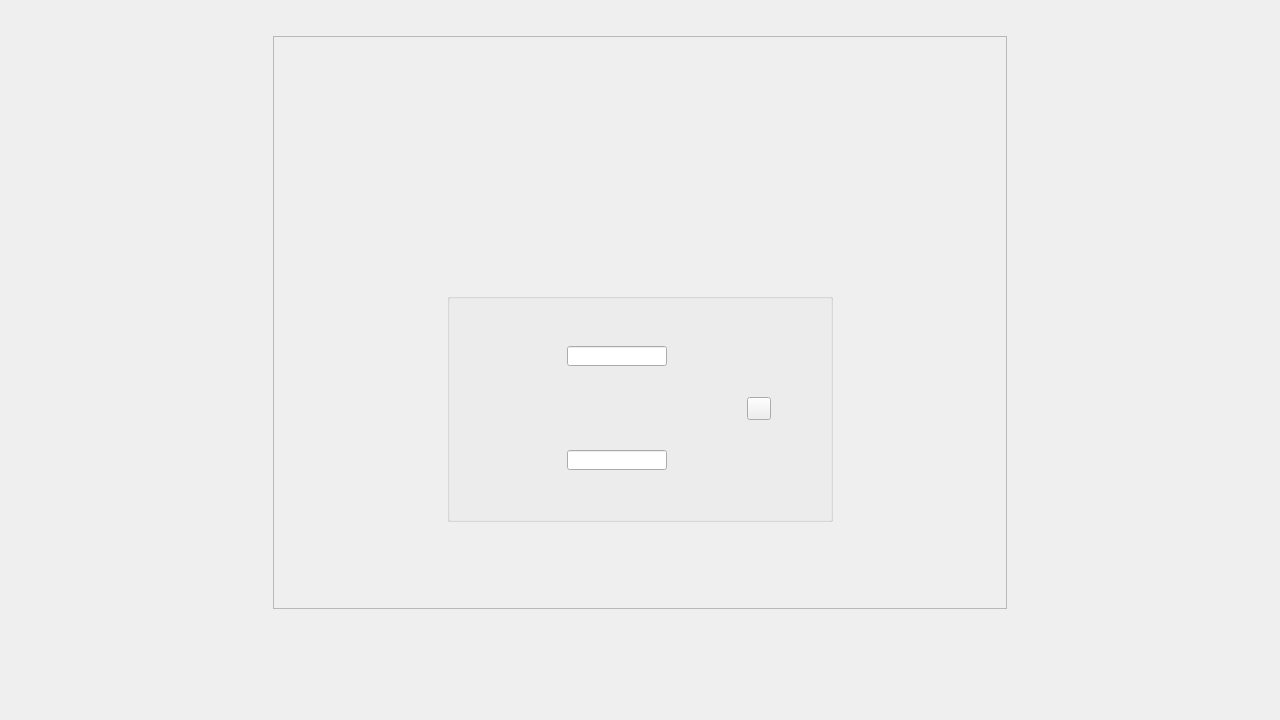
<?xml version="1.0" encoding="UTF-8"?>
<ui version="4.0">
 <class>Form</class>
 <widget class="QWidget" name="Form">
  <property name="geometry">
   <rect>
    <x>0</x>
    <y>0</y>
    <width>1280</width>
    <height>720</height>
   </rect>
  </property>
  <property name="minimumSize">
   <size>
    <width>1280</width>
    <height>720</height>
   </size>
  </property>
  <property name="windowTitle">
   <string>Form</string>
  </property>
  <layout class="QGridLayout" name="gridLayout_4">
   <property name="spacing">
    <number>0</number>
   </property>
   <item row="2" column="3">
    <spacer name="horizontalSpacer_2">
     <property name="orientation">
      <enum>Qt::Horizontal</enum>
     </property>
     <property name="sizeType">
      <enum>QSizePolicy::Expanding</enum>
     </property>
     <property name="sizeHint" stdset="0">
      <size>
       <width>40</width>
       <height>20</height>
      </size>
     </property>
    </spacer>
   </item>
   <item row="0" column="1" colspan="2">
    <spacer name="verticalSpacer">
     <property name="orientation">
      <enum>Qt::Vertical</enum>
     </property>
     <property name="sizeType">
      <enum>QSizePolicy::Fixed</enum>
     </property>
     <property name="sizeHint" stdset="0">
      <size>
       <width>20</width>
       <height>25</height>
      </size>
     </property>
    </spacer>
   </item>
   <item row="5" column="1" colspan="2">
    <spacer name="verticalSpacer_2">
     <property name="orientation">
      <enum>Qt::Vertical</enum>
     </property>
     <property name="sizeType">
      <enum>QSizePolicy::Fixed</enum>
     </property>
     <property name="sizeHint" stdset="0">
      <size>
       <width>734</width>
       <height>100</height>
      </size>
     </property>
    </spacer>
   </item>
   <item row="2" column="1">
    <widget class="QFrame" name="main_frame">
     <property name="frameShape">
      <enum>QFrame::StyledPanel</enum>
     </property>
     <property name="frameShadow">
      <enum>QFrame::Raised</enum>
     </property>
     <layout class="QGridLayout" name="gridLayout">
      <property name="spacing">
       <number>0</number>
      </property>
      <item row="2" column="0" colspan="3">
       <spacer name="verticalSpacer_7">
        <property name="orientation">
         <enum>Qt::Vertical</enum>
        </property>
        <property name="sizeType">
         <enum>QSizePolicy::Fixed</enum>
        </property>
        <property name="sizeHint" stdset="0">
         <size>
          <width>20</width>
          <height>30</height>
         </size>
        </property>
       </spacer>
      </item>
      <item row="1" column="0" colspan="3">
       <layout class="QHBoxLayout" name="horizontalLayout">
        <property name="spacing">
         <number>0</number>
        </property>
        <item>
         <spacer name="horizontalSpacer_3">
          <property name="orientation">
           <enum>Qt::Horizontal</enum>
          </property>
          <property name="sizeHint" stdset="0">
           <size>
            <width>40</width>
            <height>20</height>
           </size>
          </property>
         </spacer>
        </item>
        <item>
         <widget class="QLabel" name="logo_label">
          <property name="sizePolicy">
           <sizepolicy hsizetype="Fixed" vsizetype="Fixed">
            <horstretch>0</horstretch>
            <verstretch>0</verstretch>
           </sizepolicy>
          </property>
          <property name="minimumSize">
           <size>
            <width>100</width>
            <height>100</height>
           </size>
          </property>
          <property name="text">
           <string/>
          </property>
          <property name="scaledContents">
           <bool>true</bool>
          </property>
          <property name="alignment">
           <set>Qt::AlignCenter</set>
          </property>
         </widget>
        </item>
        <item>
         <spacer name="horizontalSpacer_4">
          <property name="orientation">
           <enum>Qt::Horizontal</enum>
          </property>
          <property name="sizeHint" stdset="0">
           <size>
            <width>40</width>
            <height>20</height>
           </size>
          </property>
         </spacer>
        </item>
       </layout>
      </item>
      <item row="3" column="1">
       <widget class="QGroupBox" name="group_box">
        <property name="sizePolicy">
         <sizepolicy hsizetype="Fixed" vsizetype="Fixed">
          <horstretch>0</horstretch>
          <verstretch>0</verstretch>
         </sizepolicy>
        </property>
        <property name="minimumSize">
         <size>
          <width>20</width>
          <height>20</height>
         </size>
        </property>
        <property name="title">
         <string/>
        </property>
        <property name="alignment">
         <set>Qt::AlignCenter</set>
        </property>
        <layout class="QGridLayout" name="gridLayout_2">
         <property name="spacing">
          <number>0</number>
         </property>
         <item row="1" column="0">
          <layout class="QHBoxLayout" name="horizontal_layout">
           <property name="spacing">
            <number>0</number>
           </property>
           <item>
            <spacer name="horizontalSpacer_5">
             <property name="orientation">
              <enum>Qt::Horizontal</enum>
             </property>
             <property name="sizeType">
              <enum>QSizePolicy::Fixed</enum>
             </property>
             <property name="sizeHint" stdset="0">
              <size>
               <width>108</width>
               <height>20</height>
              </size>
             </property>
            </spacer>
           </item>
           <item>
            <layout class="QVBoxLayout" name="vertical_layout">
             <property name="spacing">
              <number>0</number>
             </property>
             <item>
              <spacer name="verticalSpacer_5">
               <property name="orientation">
                <enum>Qt::Vertical</enum>
               </property>
               <property name="sizeType">
                <enum>QSizePolicy::Fixed</enum>
               </property>
               <property name="sizeHint" stdset="0">
                <size>
                 <width>20</width>
                 <height>38</height>
                </size>
               </property>
              </spacer>
             </item>
             <item>
              <widget class="QLineEdit" name="username">
               <property name="sizePolicy">
                <sizepolicy hsizetype="Fixed" vsizetype="Fixed">
                 <horstretch>0</horstretch>
                 <verstretch>0</verstretch>
                </sizepolicy>
               </property>
               <property name="minimumSize">
                <size>
                 <width>100</width>
                 <height>20</height>
                </size>
               </property>
               <property name="focusPolicy">
                <enum>Qt::ClickFocus</enum>
               </property>
               <property name="echoMode">
                <enum>QLineEdit::Normal</enum>
               </property>
               <property name="alignment">
                <set>Qt::AlignCenter</set>
               </property>
              </widget>
             </item>
             <item>
              <spacer name="verticalSpacer_6">
               <property name="orientation">
                <enum>Qt::Vertical</enum>
               </property>
               <property name="sizeType">
                <enum>QSizePolicy::Fixed</enum>
               </property>
               <property name="sizeHint" stdset="0">
                <size>
                 <width>17</width>
                 <height>84</height>
                </size>
               </property>
              </spacer>
             </item>
             <item>
              <widget class="QLineEdit" name="password">
               <property name="sizePolicy">
                <sizepolicy hsizetype="Fixed" vsizetype="Fixed">
                 <horstretch>0</horstretch>
                 <verstretch>0</verstretch>
                </sizepolicy>
               </property>
               <property name="minimumSize">
                <size>
                 <width>100</width>
                 <height>20</height>
                </size>
               </property>
               <property name="focusPolicy">
                <enum>Qt::ClickFocus</enum>
               </property>
               <property name="echoMode">
                <enum>QLineEdit::Password</enum>
               </property>
               <property name="alignment">
                <set>Qt::AlignCenter</set>
               </property>
              </widget>
             </item>
             <item>
              <spacer name="verticalSpacer_4">
               <property name="orientation">
                <enum>Qt::Vertical</enum>
               </property>
               <property name="sizeType">
                <enum>QSizePolicy::Fixed</enum>
               </property>
               <property name="sizeHint" stdset="0">
                <size>
                 <width>20</width>
                 <height>10</height>
                </size>
               </property>
              </spacer>
             </item>
             <item>
              <widget class="QLabel" name="messageLabel">
               <property name="sizePolicy">
                <sizepolicy hsizetype="Fixed" vsizetype="Fixed">
                 <horstretch>0</horstretch>
                 <verstretch>0</verstretch>
                </sizepolicy>
               </property>
               <property name="minimumSize">
                <size>
                 <width>100</width>
                 <height>20</height>
                </size>
               </property>
               <property name="maximumSize">
                <size>
                 <width>16777215</width>
                 <height>16</height>
                </size>
               </property>
               <property name="text">
                <string/>
               </property>
               <property name="alignment">
                <set>Qt::AlignCenter</set>
               </property>
              </widget>
             </item>
             <item>
              <spacer name="verticalSpacer_3">
               <property name="orientation">
                <enum>Qt::Vertical</enum>
               </property>
               <property name="sizeType">
                <enum>QSizePolicy::Fixed</enum>
               </property>
               <property name="sizeHint" stdset="0">
                <size>
                 <width>20</width>
                 <height>10</height>
                </size>
               </property>
              </spacer>
             </item>
            </layout>
           </item>
           <item>
            <spacer name="horizontalSpacer_7">
             <property name="orientation">
              <enum>Qt::Horizontal</enum>
             </property>
             <property name="sizeType">
              <enum>QSizePolicy::Fixed</enum>
             </property>
             <property name="sizeHint" stdset="0">
              <size>
               <width>80</width>
               <height>20</height>
              </size>
             </property>
            </spacer>
           </item>
           <item>
            <layout class="QVBoxLayout" name="verticalLayout">
             <property name="spacing">
              <number>0</number>
             </property>
             <item>
              <spacer name="verticalSpacer_10">
               <property name="orientation">
                <enum>Qt::Vertical</enum>
               </property>
               <property name="sizeType">
                <enum>QSizePolicy::Fixed</enum>
               </property>
               <property name="sizeHint" stdset="0">
                <size>
                 <width>20</width>
                 <height>40</height>
                </size>
               </property>
              </spacer>
             </item>
             <item>
              <widget class="QToolButton" name="login_button">
               <property name="minimumSize">
                <size>
                 <width>20</width>
                 <height>20</height>
                </size>
               </property>
               <property name="text">
                <string/>
               </property>
              </widget>
             </item>
             <item>
              <spacer name="verticalSpacer_11">
               <property name="orientation">
                <enum>Qt::Vertical</enum>
               </property>
               <property name="sizeType">
                <enum>QSizePolicy::Fixed</enum>
               </property>
               <property name="sizeHint" stdset="0">
                <size>
                 <width>20</width>
                 <height>40</height>
                </size>
               </property>
              </spacer>
             </item>
            </layout>
           </item>
           <item>
            <spacer name="horizontalSpacer_6">
             <property name="orientation">
              <enum>Qt::Horizontal</enum>
             </property>
             <property name="sizeType">
              <enum>QSizePolicy::Fixed</enum>
             </property>
             <property name="sizeHint" stdset="0">
              <size>
               <width>50</width>
               <height>20</height>
              </size>
             </property>
            </spacer>
           </item>
          </layout>
         </item>
        </layout>
       </widget>
      </item>
      <item row="3" column="2">
       <spacer name="horizontalSpacer_11">
        <property name="orientation">
         <enum>Qt::Horizontal</enum>
        </property>
        <property name="sizeHint" stdset="0">
         <size>
          <width>40</width>
          <height>20</height>
         </size>
        </property>
       </spacer>
      </item>
      <item row="0" column="0" colspan="3">
       <spacer name="verticalSpacer_9">
        <property name="orientation">
         <enum>Qt::Vertical</enum>
        </property>
        <property name="sizeType">
         <enum>QSizePolicy::Fixed</enum>
        </property>
        <property name="sizeHint" stdset="0">
         <size>
          <width>20</width>
          <height>5</height>
         </size>
        </property>
       </spacer>
      </item>
      <item row="4" column="0" colspan="3">
       <spacer name="verticalSpacer_8">
        <property name="orientation">
         <enum>Qt::Vertical</enum>
        </property>
        <property name="sizeType">
         <enum>QSizePolicy::Fixed</enum>
        </property>
        <property name="sizeHint" stdset="0">
         <size>
          <width>20</width>
          <height>20</height>
         </size>
        </property>
       </spacer>
      </item>
      <item row="3" column="0">
       <spacer name="horizontalSpacer_10">
        <property name="orientation">
         <enum>Qt::Horizontal</enum>
        </property>
        <property name="sizeHint" stdset="0">
         <size>
          <width>40</width>
          <height>20</height>
         </size>
        </property>
       </spacer>
      </item>
     </layout>
    </widget>
   </item>
   <item row="2" column="0">
    <spacer name="horizontalSpacer">
     <property name="orientation">
      <enum>Qt::Horizontal</enum>
     </property>
     <property name="sizeType">
      <enum>QSizePolicy::Expanding</enum>
     </property>
     <property name="sizeHint" stdset="0">
      <size>
       <width>40</width>
       <height>20</height>
      </size>
     </property>
    </spacer>
   </item>
  </layout>
 </widget>
 <resources/>
 <connections/>
</ui>
